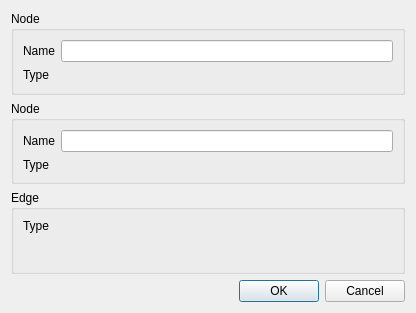
<?xml version="1.0" encoding="UTF-8"?>
<ui version="4.0">
 <class>NewElementDlg</class>
 <widget class="QDialog" name="NewElementDlg">
  <property name="geometry">
   <rect>
    <x>0</x>
    <y>0</y>
    <width>416</width>
    <height>313</height>
   </rect>
  </property>
  <property name="windowTitle">
   <string>Dialog</string>
  </property>
  <layout class="QVBoxLayout" name="verticalLayout">
   <item>
    <widget class="QGroupBox" name="node_group">
     <property name="title">
      <string>Node</string>
     </property>
     <layout class="QFormLayout" name="formLayout">
      <item row="0" column="0">
       <widget class="QLabel" name="label">
        <property name="text">
         <string>Name</string>
        </property>
       </widget>
      </item>
      <item row="0" column="1">
       <widget class="QLineEdit" name="node_name_lbl"/>
      </item>
      <item row="1" column="0">
       <widget class="QLabel" name="label_3">
        <property name="text">
         <string>Type</string>
        </property>
       </widget>
      </item>
     </layout>
    </widget>
   </item>
   <item>
    <widget class="QGroupBox" name="node_group_2">
     <property name="title">
      <string>Node</string>
     </property>
     <layout class="QFormLayout" name="formLayout_4">
      <item row="0" column="0">
       <widget class="QLabel" name="label_6">
        <property name="text">
         <string>Name</string>
        </property>
       </widget>
      </item>
      <item row="1" column="0">
       <widget class="QLabel" name="label_7">
        <property name="text">
         <string>Type</string>
        </property>
       </widget>
      </item>
      <item row="0" column="1">
       <widget class="QLineEdit" name="node_name_lbl_2"/>
      </item>
     </layout>
    </widget>
   </item>
   <item>
    <widget class="QGroupBox" name="edge_group">
     <property name="title">
      <string>Edge</string>
     </property>
     <layout class="QFormLayout" name="formLayout_2">
      <item row="0" column="0">
       <widget class="QLabel" name="label_4">
        <property name="text">
         <string>Type</string>
        </property>
       </widget>
      </item>
     </layout>
    </widget>
   </item>
   <item>
    <widget class="QDialogButtonBox" name="buttonBox">
     <property name="orientation">
      <enum>Qt::Horizontal</enum>
     </property>
     <property name="standardButtons">
      <set>QDialogButtonBox::Cancel|QDialogButtonBox::Ok</set>
     </property>
    </widget>
   </item>
  </layout>
 </widget>
 <resources/>
 <connections>
  <connection>
   <sender>buttonBox</sender>
   <signal>accepted()</signal>
   <receiver>NewElementDlg</receiver>
   <slot>accept()</slot>
   <hints>
    <hint type="sourcelabel">
     <x>248</x>
     <y>254</y>
    </hint>
    <hint type="destinationlabel">
     <x>157</x>
     <y>274</y>
    </hint>
   </hints>
  </connection>
  <connection>
   <sender>buttonBox</sender>
   <signal>rejected()</signal>
   <receiver>NewElementDlg</receiver>
   <slot>reject()</slot>
   <hints>
    <hint type="sourcelabel">
     <x>316</x>
     <y>260</y>
    </hint>
    <hint type="destinationlabel">
     <x>286</x>
     <y>274</y>
    </hint>
   </hints>
  </connection>
 </connections>
</ui>
